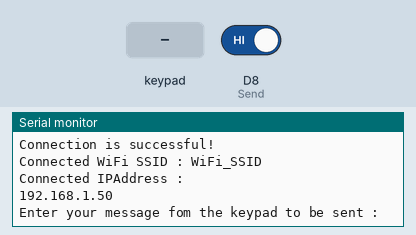
Bench run of a sketch on a simulated ESP8266 (NodeMCU). On the bench: the last lines printed to the serial monitor. The test bench sets the inputs (shaded band); at power-on: D8 (Send) HIGH. WiFi joins after 1.5 s; servers stay silent unless stated; uploads are accepted with an empty reply.

Above: at 6.7 s.
6.8 s: D8 (Send) driven LOW
At 7.16 s:
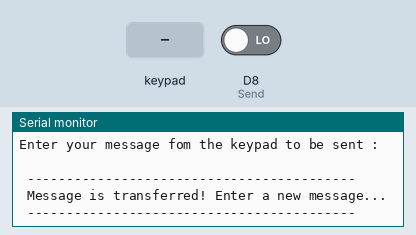
8.5 s: key 'H' pressed
At 8.82 s:
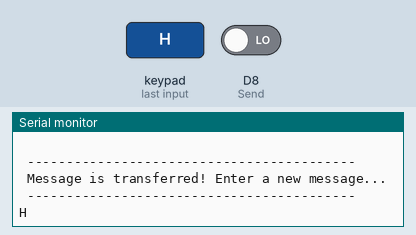
10.1 s: key 'E' pressed
At 10.27 s:
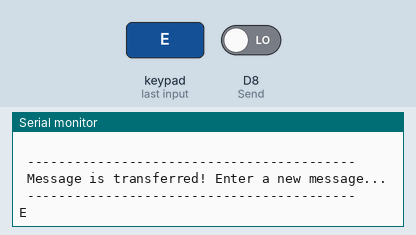
11.6 s: key 'L' pressed
At 11.93 s:
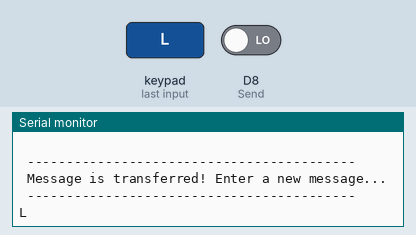
13.2 s: key 'O' pressed
At 13.38 s:
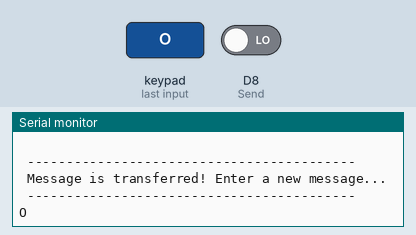
14.7 s: key 'A' pressed
At 15.04 s:
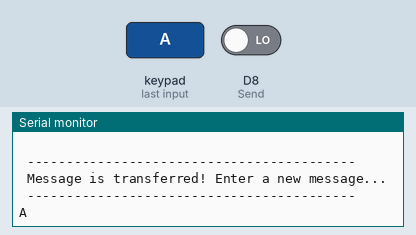

Measured:
- after the input at 6.8 s, the serial monitor: prints a new line after 0.20 s (image 1)
- after the input at 8.5 s, the serial monitor: prints a new line after 0.17 s (image 2)
- after the input at 10.1 s, the serial monitor: prints a new line at once (image 3)
- after the input at 11.6 s, the serial monitor: prints a new line after 0.17 s (image 4)
- after the input at 13.2 s, the serial monitor: prints a new line at once (image 5)
- after the input at 14.7 s, the serial monitor: prints a new line after 0.18 s (image 6)

The sketch:

Private_Chat_Room.ino
```cpp
         /////////////////////////////////////////////
        // IoT Make a Private Chat Room for Three  //
       //         Devices via ESP8266             //
      //       -------------------------         //
     //           NodeMCU (ESP-12E)             //
    //           by Kutluhan Aktar             //
   //                                         //
  /////////////////////////////////////////////

// By only subscribing to TheAmplituhedron, you will be able get your data packets from NodeMCU, or any other device that can make an HTTP GET Request, to your IoT Dashboard on your account page.
// TheAmplituhedron IoT Services is an available system for TheAmplituhedron.com subscribers only, and simple to use.
// Follow the steps down below to create and communicate your connection path on which you will display your data packets in every 2 seconds.
// 1) Go to your Dashboard.
// 2) Click Iot Services under Available Systems.
// 3) Read the given instructions and click Create+
// 4) Copy the url to use in the souce code.
// After creating your unique connection path, you can send data packets through NodeMCU by entering your WiFi settings and required information down below.
//
// As a reminder, my website has SSL protection so that you need to identify your NodeMCU connection by entering TheAmplituhedron FingerPrint or ThumbPrint.
// You can learn about it more from the link below.
// https://www.theamplituhedron.com/dashboard/IoTServices/
//
// Connections
// NodeMCU (ESP-12E) :
//                                4x4 Keypad
// D0  --------------------------- L1
// D7  --------------------------- L2
// D6  --------------------------- L3
// D5  --------------------------- L4
// D4  --------------------------- R1
// D3  --------------------------- R2
// D2  --------------------------- R3
// D1  --------------------------- R4
// D8  --------------------------- S4(Send Button)
// VCC --------------------------- 3V
// GND --------------------------- GND


// Include required libraries to send data to a website, in this case TheAmplituhedron.com.
#include <ESP8266WiFi.h>
#include <WiFiClient.h>
#include <ESP8266WebServer.h>
#include <ESP8266HTTPClient.h>

// Include KeyPad Library.
#include <Keypad.h>

// Define your WiFi settings.
const char *ssid = "WiFi_SSID";
const char *password = "WiFi_PASSWORD";

// Create data holders to send data packets.
String connectionPath, USERNAME, HEDRON, data_name_1, data_name_2, data_name_3, data_1, data_2, data_3;

const byte ROWS = 4; //four rows
const byte COLS = 4; //four columns
// Define the symbols on the buttons of the keypads to send a message.
// Of course, you can modify these symbols if you want to.
char hexaKeys[ROWS][COLS] = {
  {'H','E','L','O'},
  {'A','S','D','F'},
  {'X','C','V','R'},
  {'K','Y','U','T'}
};

// Define the row and column pinouts according to your keypad outputs.
#define L1 D0
#define L2 D7
#define L3 D6
#define L4 D5
#define R1 D4
#define R2 D3
#define R3 D2
#define R4 D1

// Define the send button to send the message string.
#define Send D8

// Connect to the row pinouts of the keypad
byte rowPins[ROWS] = {R4, R3, R2, R1};
// Connect to the column pinouts of the keypad
byte colPins[COLS] = {L4, L3, L2, L1};

// Initialize an instance of class NewKeypad
Keypad customKeypad = Keypad( makeKeymap(hexaKeys), rowPins, colPins, ROWS, COLS);

// Define the message string.
String messageString;

void setup() {

  // Activate one of the control buttons on the keypad as the send button.
  pinMode(Send, INPUT);

  // Wait until connected.
  Serial.begin(115200);

  // It is just for assuring that if the connection is alive.
  WiFi.mode(WIFI_OFF);
  delay(1000);
  // This mode allows NodeMCU to connect any WiFi directly.
  WiFi.mode(WIFI_STA);
  // Connect NodeMCU to your WiFi.
  WiFi.begin(ssid, password);

  Serial.print("\n\n");
  Serial.print("Try to connect to WiFi. Please wait! ");
  Serial.print("\n\n");
  // Halt the code until connected to WiFi.
  while (WiFi.status() != WL_CONNECTED) {
    delay(500);
    Serial.print("*");
  }

  // If connection is successful, write WiFi SSID to serial monitor along with assigned IPAddress.
  Serial.print("\n\n");
  Serial.print("-------------------------------------");
  Serial.print("\n\n");
  Serial.print("Connection is successful!");
  Serial.print("\n\n");
  Serial.print("Connected WiFi SSID : ");
  Serial.print(ssid);
  Serial.print("\n\n");
  Serial.println("Connected IPAddress : ");
  Serial.println(WiFi.localIP());
  Serial.print("\n\n");
  Serial.print("Enter your message fom the keypad to be sent :");
  Serial.print("\n\n");

  // Give time to ESP8266 for rebooting properly.
  delay(3000);

}

void loop() {
  // Initiate this function to collect symbols.
  get_message_string();

  // Send the collected string to the server.
  send_message_to_the_server();

}


// Collect the entered symbols in messageString.
 void get_message_string(){
  // Define a data holder as character to save the last entered symbol.
  char customKey = customKeypad.getKey();
  // If a symbol is entered continue to collect.
   if(customKey){
     messageString += customKey;
     Serial.println(messageString);
   }
 }

// If the send button is pressed, send the message string to your channel through your communication path.
 void send_message_to_the_server(){
  // Do not forget to detach D8 when uploading the source code.
  int sendButton = digitalRead(Send);

  if(sendButton == 0){

    // Create HTTP object to make a request.
    HTTPClient http;

    // Enter your connection path variables and define a name and a value for each data packet below - up to 6 entry.
    USERNAME = "Account_Username";
    HEDRON = "Account_Hedron";
    // You can change these names if you want to.
    data_name_1 = "Guest_1";
    data_name_2 = "Guest_2";
    data_name_3 = "Guest_3";
    data_1 = messageString;
    data_2 = "Waiting...";
    data_3 = "Waiting...";

    connectionPath = "https://www.theamplituhedron.com/dashboard/IoTServices/" + USERNAME + "-" + HEDRON + ".php?dataNameFirst=" + data_name_1 + "&dataNameSecond=" + data_name_2 + "&dataNameThird=" + data_name_3 + "&data1=" + data_1 + "&data2=" + data_2 + "&data3=" + data_3;

    http.begin(connectionPath, "xx xx xx xx xx xx xx xx xx xx xx xx xx xx xx xx xx xx xx xx");

    int httpCode = http.GET();

    // Test the page response by uncommenting it.
    //Serial.println(httpCode);

    // End HTTP Get Request.
    http.end();

    // After sending, turn the message string into blank to send a new row.
    messageString = "";
    // Get notified when the module is ready to send the next message.
    Serial.println(" \n ------------------------------------------ \n Message is transferred! Enter a new message... \n ------------------------------------------ \n");

    }
 }
```
